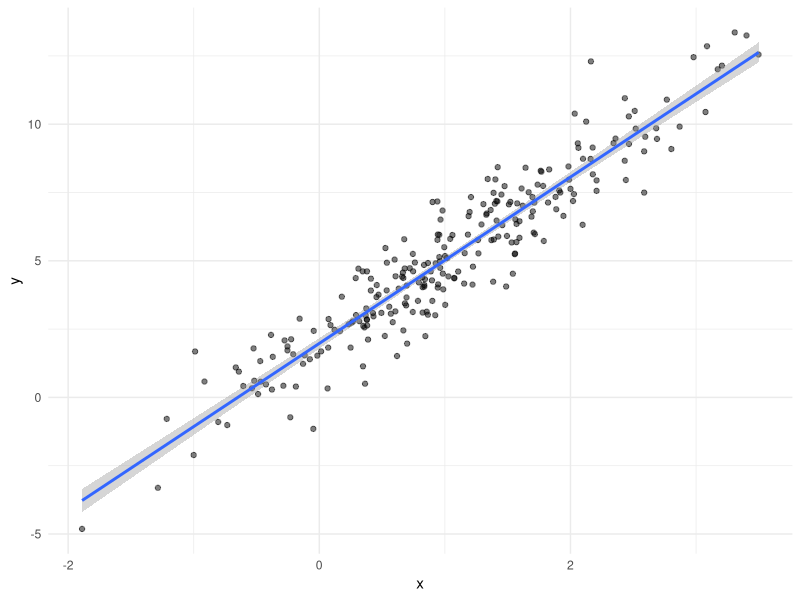
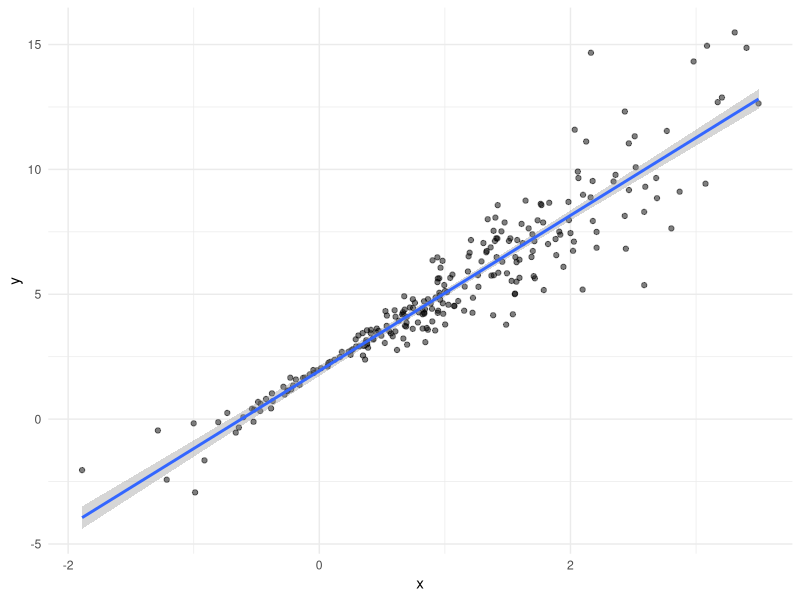
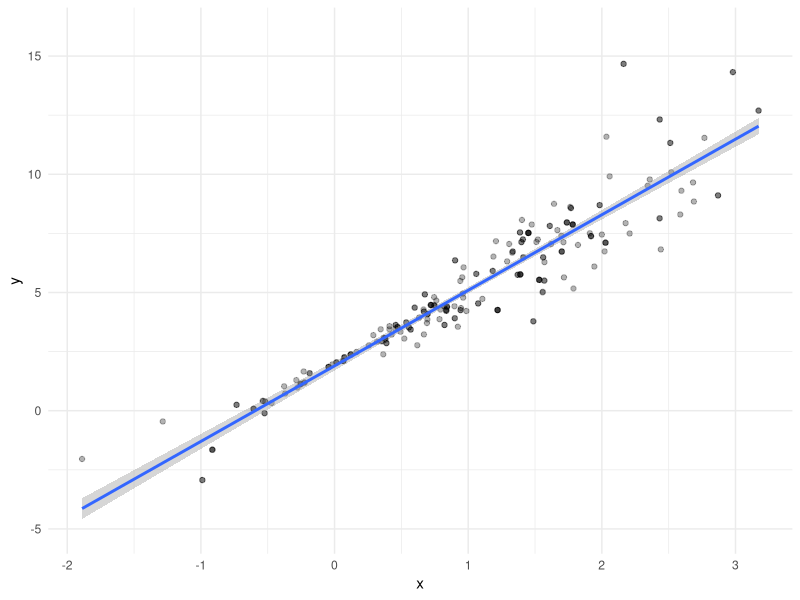

Reproduce these figures in R, in order.
## ---- chunk 1
library(tidyverse)
library(modelr)

knitr::opts_chunk$set(
  fig.width = 6,
  fig.asp = .6,
  out.width = "90%"
)

theme_set(theme_minimal() + theme(legend.position = "bottom"))

options(
  ggplot2.continuous.colour = "viridis",
  ggplot2.continuous.fill = "viridis"
)


scale_colour_discrete = scale_color_viridis_d
scale_fill_discrete = scale_fill_viridis_d

set.seed(1)
## ---- chunk 2
n_samp = 250

sim_df_const = 
  tibble(
    x = rnorm(n_samp, 1, 1),
    error = rnorm(n_samp, 0, 1),
    y = 2 + 3 * x + error
  )

sim_df_nonconst = sim_df_const %>% 
  mutate(
  error = error * .75 * x,
  y = 2 + 3 * x + error
)
## ---- chunk 3
sim_df_const %>% 
  ggplot(aes(x = x, y = y)) + 
  geom_point(alpha = .5) +
  stat_smooth(method = "lm")

sim_df_nonconst %>% 
  ggplot(aes(x = x, y = y)) + 
  geom_point(alpha = .5) +
  stat_smooth(method = "lm")
## ---- chunk 4
lm(y ~ x, data = sim_df_const) %>% broom::tidy()
lm(y ~ x, data = sim_df_nonconst) %>% broom::tidy()
## ---- chunk 5
boot_sample = function(df) {
  sample_frac(df, replace = TRUE) %>% 
    arrange(x)
}
## ---- chunk 6
boot_sample(sim_df_nonconst) %>% 
  ggplot(aes(x = x, y = y)) + 
  geom_point(alpha = .3) +
  stat_smooth(method = "lm") +
  ylim(-5, 16)
## ---- chunk 7
boot_sample(sim_df_nonconst) %>%
  lm(y ~ x, data = .) %>% 
  broom::tidy()
